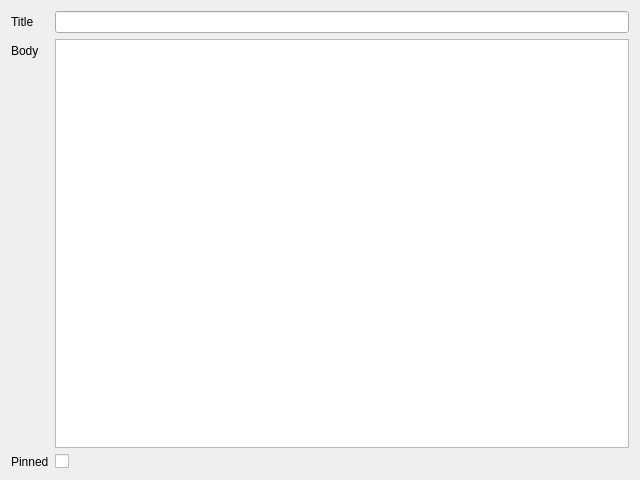
<?xml version="1.0" encoding="UTF-8"?>
<ui version="4.0">
 <class>NoteEditor</class>
 <widget class="QDialog" name="NoteEditor">
  <property name="geometry">
   <rect>
    <x>0</x>
    <y>0</y>
    <width>640</width>
    <height>480</height>
   </rect>
  </property>
  <property name="windowTitle">
   <string>Note</string>
  </property>
  <layout class="QFormLayout" name="formLayout">
   <item row="0" column="0">
    <widget class="QLabel" name="label_titleEdit">
     <property name="text">
      <string>Title</string>
     </property>
     <property name="buddy">
      <cstring>titleEdit</cstring>
     </property>
    </widget>
   </item>
   <item row="0" column="1">
    <widget class="QLineEdit" name="titleEdit"/>
   </item>
   <item row="1" column="0">
    <widget class="QLabel" name="label_bodyEdit">
     <property name="text">
      <string>Body</string>
     </property>
     <property name="buddy">
      <cstring>bodyEdit</cstring>
     </property>
    </widget>
   </item>
   <item row="1" column="1">
    <widget class="QPlainTextEdit" name="bodyEdit"/>
   </item>
   <item row="2" column="0">
    <widget class="QLabel" name="label_pinnedCheck">
     <property name="text">
      <string>Pinned</string>
     </property>
     <property name="buddy">
      <cstring>pinnedCheck</cstring>
     </property>
    </widget>
   </item>
   <item row="2" column="1">
    <widget class="QCheckBox" name="pinnedCheck"/>
   </item>
  </layout>
 </widget>
 <tabstops>
  <tabstop>titleEdit</tabstop>
  <tabstop>bodyEdit</tabstop>
  <tabstop>pinnedCheck</tabstop>
 </tabstops>
 <resources/>
 <connections/>
</ui>
